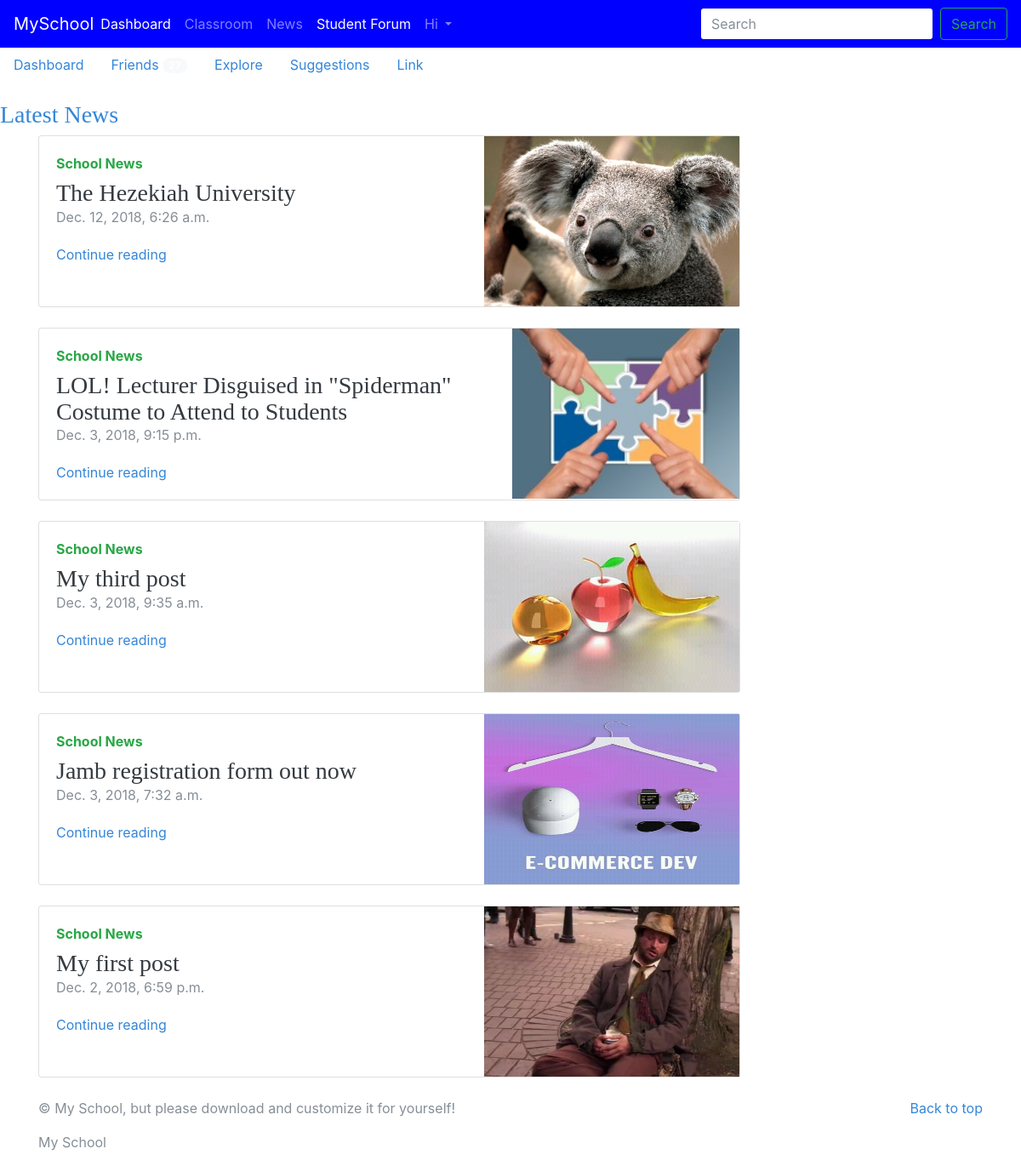
/post_list/, run on the app's committed database.
### blog/models.py (models this page shows, shortened)
class Post(models.Model):
	STATUS_CHOISES = (
		('draft', 'Draft'),
		('published', 'Published')
	)
	title = models.CharField(max_length=200)
	slug = models.SlugField(max_length=200)
	author = models.ForeignKey(settings.AUTH_USER_MODEL, on_delete=models.CASCADE )
	content = models.TextField()
	image = models.ImageField(upload_to='images/', blank=True,null=True)
	likes = models.ManyToManyField(settings.AUTH_USER_MODEL, related_name='likes')
	created = models.DateTimeField(auto_now_add=True)
	status = models.CharField(max_length=10, choices=STATUS_CHOISES, default='draft')
	modified = models.DateTimeField(auto_now=True)
	tags = models.ManyToManyField(Tag)
	objects = EntryQuerySet.as_manager()
	class Meta:
		verbose_name = "Blog Entry"
		verbose_name_plural = "Blog Entries"
		ordering = ["-created"]
	def get_absolute_url(self):
		return reverse('blog:post_detail', args=[self.id, self.slug])

### blog/views.py (the view)
# urls.py: url(r'^post_list/$', views.post_list, name="post_list"),
def post_list(request):
	posts = Post.objects.all()
	context = {
		'posts':posts,
	}
	return render(request, 'blog/post_list.html', context)
	posts = get_object_or_404(Post, id=request.POST.get('post_id'))

### templates/blog/post_list.html
{% extends 'home/base.html' %}
{% block content %}
<br />
<h3>Latest News</h3>
{% for post in posts %}
<div class="container">
<div class="row">
<div class="col-md-9">
          <div class="card flex-md-row mb-4 shadow-sm h-md-250">
            <div class="card-body d-flex flex-column align-items-start">
              <strong class="d-inline-block mb-2 text-success">School News</strong>
              <h3 class="mb-0">
                <a class="text-dark" href="#">{{ post.title }}</a>
              </h3>
              <div class="mb-1 text-muted"><p>{{ post.created }}</p></div>
              <a href="{{ post.get_absolute_url }} ">Continue reading</a>
            </div>
            <img class="card-img-right flex-auto d-none d-lg-block" src="{{ post.image.url  }} " width="300px" height="200px" alt="Card image cap">
          </div>
        </div>
    </div>
</div>
{% endfor %}
{% endblock %}

### static/css/main.css (style rules this page uses)
body { background-color: #fff; }
h3 { font-family:Aharoni; color: #3486d8; }
a, a:focus, a:hover { color: #3486d8; }

### data on the page
Post: title "The Hezekiah University", created "Dec. 12, 2018, 6:26 a.m.", image (picture)
Post: title "LOL! Lecturer Disguised in \"Spiderman\" Costume to Attend to Students", created "Dec. 3, 2018, 9:15 p.m.", image (picture)
Post: title "My third post", created "Dec. 3, 2018, 9:35 a.m.", image (picture)
Post: title "Jamb registration form out now", created "Dec. 3, 2018, 7:32 a.m.", image (picture)
Post: title "My first post", created "Dec. 2, 2018, 6:59 p.m.", image (picture)
